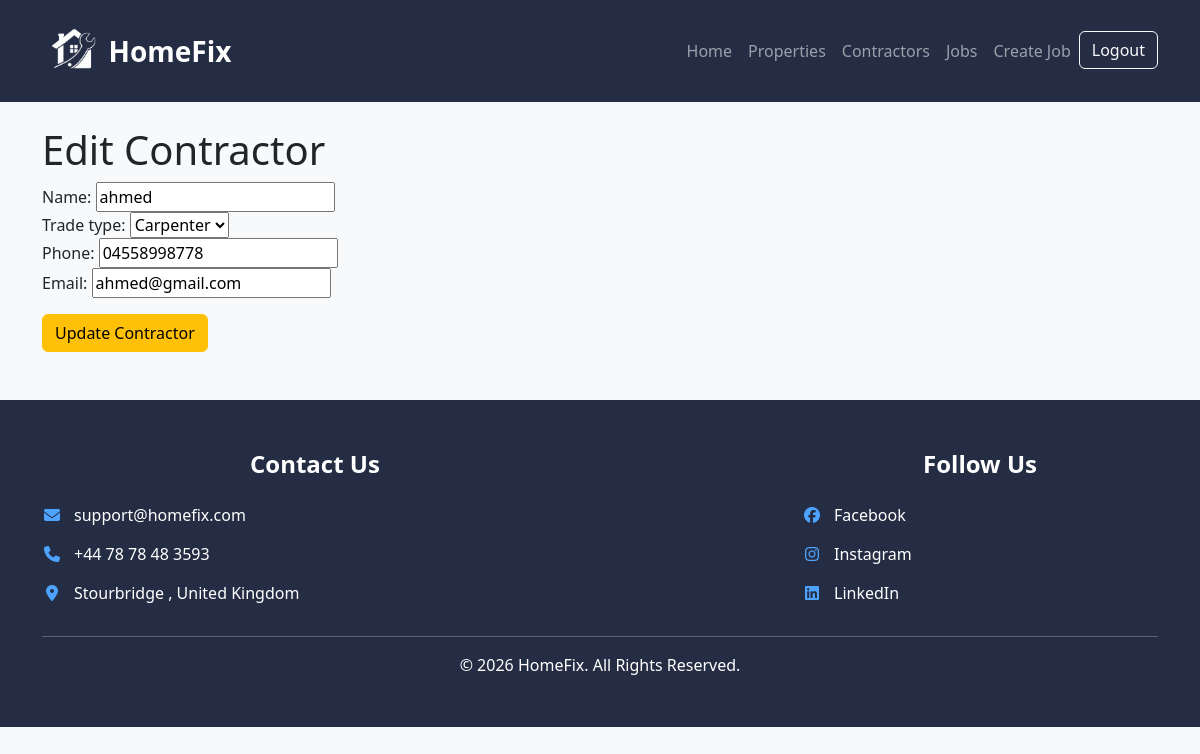
Page /contractors/edit/5/ (signed in) on the committed database.
### maintenance/models.py (models this page shows, shortened)
class Contractor(models.Model):
    TRADE_TYPES = [
        ('plumber', 'Plumber'),
        ('electrician', 'Electrician'),
        ('carpenter', 'Carpenter'),
        ('painter', 'Painter'),
        ('other', 'Other'),
    ]
    user = models.ForeignKey(
        User,
        on_delete=models.CASCADE,
        null=True,
        blank=True
    )
    name = models.CharField(max_length=100)
    trade_type = models.CharField(
        max_length=20,
        choices=TRADE_TYPES
    )
    phone = models.CharField(max_length=20)
    email = models.EmailField()

### maintenance/views.py (the view)
@login_required
def edit_contractor(request, contractor_id):
    contractor = Contractor.objects.get(
    id=contractor_id,
    user=request.user
)
    if request.method == 'POST':
        form = ContractorForm(
            request.POST,
            instance=contractor
        )
        if form.is_valid():
            form.save()
            return redirect('contractor_list')
    else:
        form = ContractorForm(
            instance=contractor
        )
    context = {
        'form': form
    }
    return render(
        request,
        'maintenance/edit_contractor.html',
        context
    )

### maintenance/forms.py
class ContractorForm(forms.ModelForm):
    class Meta:
        model = Contractor
        fields = [
            'name',
            'trade_type',
            'phone',
            'email',
        ]

### maintenance/templates/maintenance/edit_contractor.html (shortened to what this page needs)
{% extends 'maintenance/base.html' %}
{% block content %}
<h1>Edit Contractor</h1>
<form method="POST">
    {{ form }}
    <button type="submit" class="btn btn-warning mt-3">
        Update Contractor
    </button>
</form>
{% endblock %}

### maintenance/static/css/style.css (style rules this page uses)
body { background-color: #f8f9fa; }

### rows in the picture
Contractor: name "ahmed", trade_type "Carpenter", phone "04558998778", email "ahmed@gmail.com"
